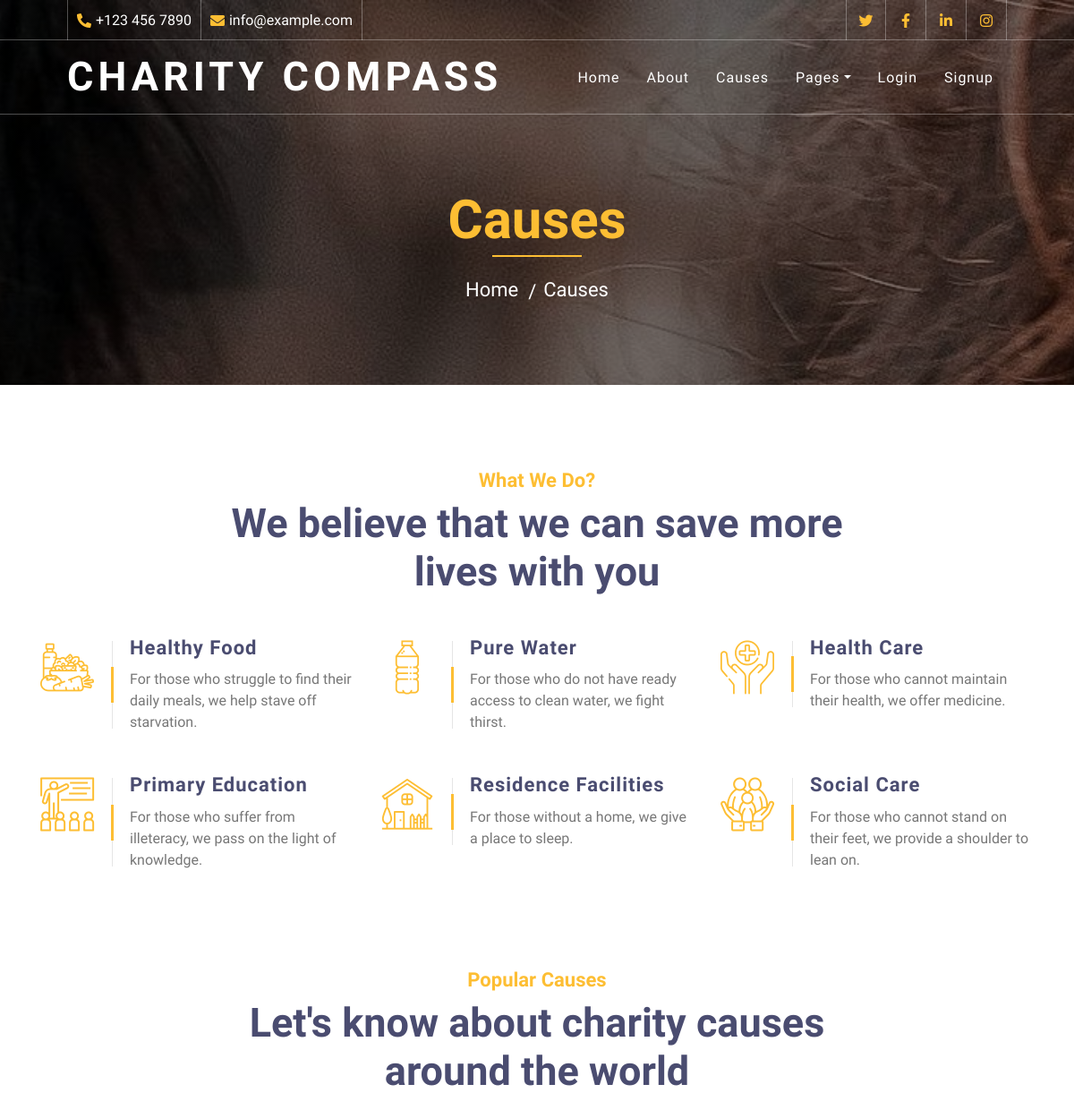
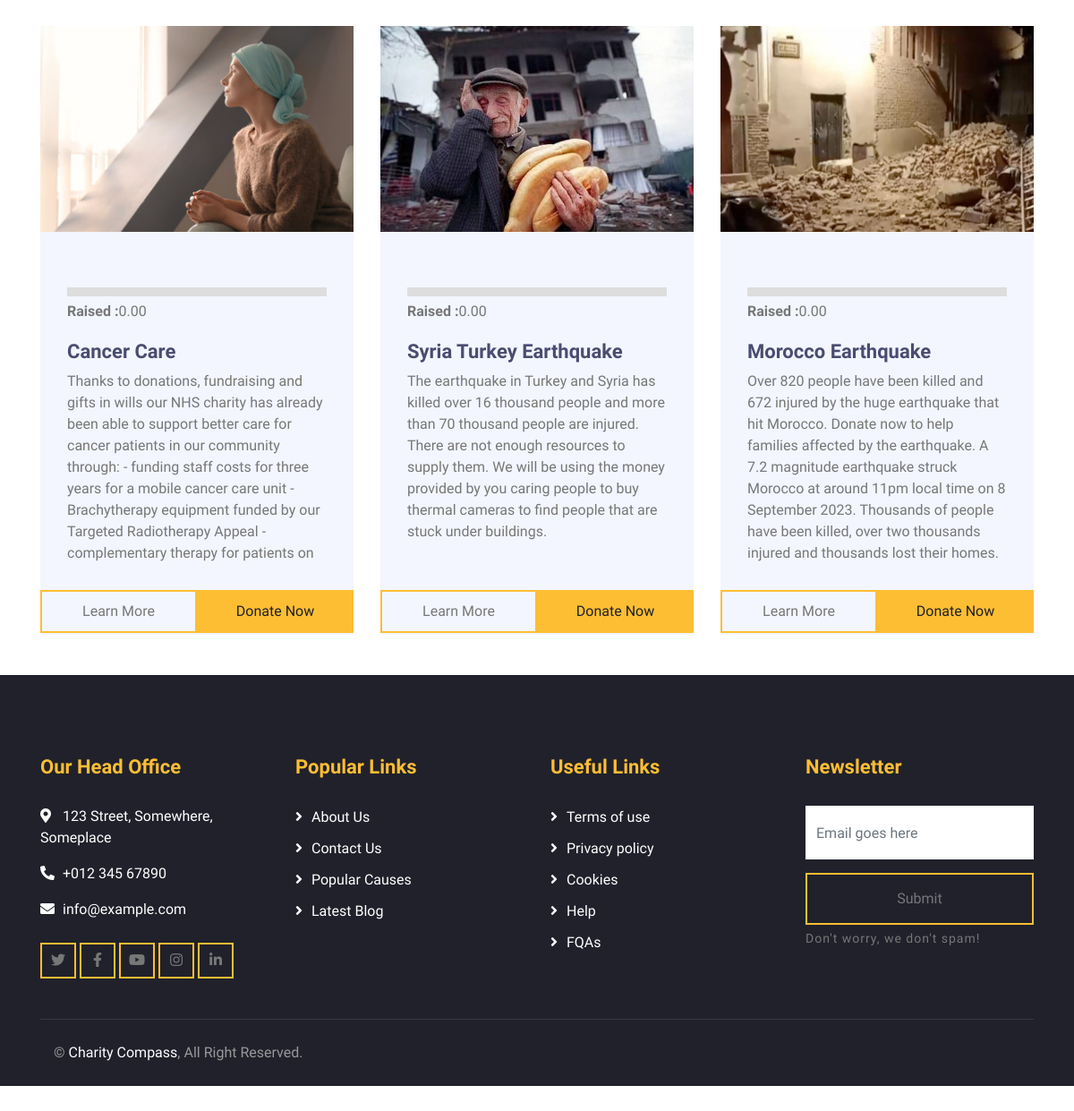
/campagne/, run on the app's committed database (2 pictures, top to bottom).
### campagne/models.py (models this page shows, shortened)
class Campagne(models.Model):
    charity_number = models.CharField(max_length=50)
    slug = models.SlugField()
    nom = models.CharField(max_length=100)
    histoire = models.TextField()
    montant = models.DecimalField(max_digits=6, decimal_places=2, default=0.0)
    supporteurs = models.IntegerField(max_length=100, null = True)
    thumbnail = models.ImageField(default='default.png', blank=True)
    fundraiser = models.ForeignKey(User, on_delete=models.CASCADE, default=None)

### campagne/views.py (the view)
def campagne_list(request):
    campagnes = Campagne.objects.all()
    return render(request, 'campagne/campagne_list.html' , {'campagne' : campagnes})

### campagne/templates/campagne/campagne_list.html (shortened to what this page needs)
{% extends 'base.html' %}
{% block content %}
        <div class="page-header">
          <div class="container">
              <div class="row">
                  <div class="col-12">
                      <h2>Causes</h2>
                  </div>
                  <div class="col-12">
                      <a href="{% url 'home' %}">Home</a>
                      <a href="{% url 'campagne:campagne_list' %}">Causes</a>
                  </div>
              </div>
          </div>
      </div>
    <div class="service">
      <div class="container">
          <div class="section-header text-center">
              <p>What We Do?</p>
              <h2>We believe that we can save more lives with you</h2>
          </div>
          <div class="row">
              <div class="col-lg-4 col-md-6">
                  <div class="service-item">
                      <div class="service-icon">
                          <i class="flaticon-diet"></i>
                      </div>
                      <div class="service-text">
                          <h3>Healthy Food</h3>
                          <p>For those who struggle to find their daily meals, we help stave off starvation.</p>
                      </div>
                  </div>
              </div>
              <div class="col-lg-4 col-md-6">
                  <div class="service-item">
                      <div class="service-icon">
                          <i class="flaticon-water"></i>
                      </div>
                      <div class="service-text">
                          <h3>Pure Water</h3>
                          <p>For those who do not have ready access to clean water, we fight thirst.</p>
                      </div>
                  </div>
              </div>
              <div class="col-lg-4 col-md-6">
                  <div class="service-item">
                      <div class="service-icon">
                          <i class="flaticon-healthcare"></i>
                      </div>
                      <div class="service-text">
                          <h3>Health Care</h3>
                          <p>For those who cannot maintain their health, we offer medicine.</p>
                      </div>
                  </div>
              </div>
              <div class="col-lg-4 col-md-6">
                  <div class="service-item">
                      <div class="service-icon">
                          <i class="flaticon-education"></i>
                      </div>
                      <div class="service-text">
                          <h3>Primary Education</h3>
                          <p>For those who suffer from illeteracy, we pass on the light of knowledge.</p>
                      </div>
                  </div>
              </div>
              <div class="col-lg-4 col-md-6">
                  <div class="service-item">
                      <div class="service-icon">
                          <i class="flaticon-home"></i>
                      </div>
                      <div class="service-text">
                          <h3>Residence Facilities</h3>
                          <p>For those without a home, we give a place to sleep.</p>
                      </div>
                  </div>
              </div>
              <div class="col-lg-4 col-md-6">
                  <div class="service-item">
                      <div class="service-icon">
                          <i class="flaticon-social-care"></i>
                      </div>
                      <div class="service-text">
                          <h3>Social Care</h3>
                          <p>For those who cannot stand on their feet, we provide a shoulder to lean on.</p>
                      </div>
                  </div>
              </div>
          </div>
      </div>
  </div>
      <div class="causes">
          <div class="container">
              <div class="section-header text-center">
                  <p>Popular Causes</p>
                  <h2>Let's know about charity causes around the world</h2>
              </div>
              <div class="owl-carousel causes-carousel">
                  {% for campagne in campagne %}
                  <div class="causes-item">
                    <div class="causes-img">
                        <img src="{{ campagne.thumbnail.url}}" alt="Image">
                    </div>
                    <div class="causes-progress">
                        <div class="progress">
                        </div>
                        <div class="progress-text">
                            <p><strong>Raised :</strong>{{ campagne.montant }}</p>
                        </div>
                    </div>
                    <div class="causes-text">
                        <h3>{{ campagne.nom }}</h3>
                        <p class="ellipsis">{{ campagne.histoire }}</p>
                    </div>
                    <div class="causes-btn">
                        <a href = "{% url 'campagne:detail' slug=campagne.slug %}"class="btn btn-custom">Learn More</a>
                        <a href = "{% url 'donate:ddonate' slug=campagne.slug %}"class="btn btn-custom">Donate Now</a>
                    </div>
                  </div>
                  {% endfor %}
              </div>
      </div>
{% endblock %}

### assets/styles.css (style rules this page uses)
body { color: #777777; font-weight: 500; background: #ffffff; font-family: 'Quicksand', sans-serif; }
h1, h2, h3, h4, h5, h6 { color: #4a4c70; }
a { color: #4a4c70; transition: .3s; }
.btn.btn-custom { padding: 12px 20px; text-align: center; font-size: 16px; font-weight: 500; color: #777777; border-radius: 0; border: 2px solid #FDBE33; box-shadow: inset 0 0 0 0 #FDBE33; transition: ease-out 0.3s; -webkit-transition: ease-out 0.3s; -moz-transition: ease-out 0.3s; }
[class^="flaticon-"]:before, [class*=" flaticon-"]:before, [class^="flaticon-"]:after, [class*=" flaticon-"]:after { font-size: inherit; margin-left: 0; }
.page-header { position: relative; margin-bottom: 45px; padding: 210px 0 90px 0; text-align: center; background: linear-gradient(rgba(0, 0, 0, .5), rgba(0, 0, 0, .5)), url(/static/img/page-header.jpg); background-attachment: fixed; background-position: center; background-repeat: no-repeat; background-size: cover; }
.page-header h2 { position: relative; color: #FDBE33; font-size: 60px; font-weight: 700; margin-bottom: 20px; padding-bottom: 5px; }
.page-header h2::after { position: absolute; content: ""; width: 100px; height: 2px; left: calc(50% - 50px); bottom: 0; background: #FDBE33; }
.page-header a { position: relative; padding: 0 12px; font-size: 22px; color: #ffffff; }
.page-header a::after { position: absolute; content: "/"; width: 8px; height: 8px; top: -2px; right: -7px; text-align: center; color: #ffffff; }
.page-header a:last-child::after { display: none; }
.section-header { position: relative; width: 100%; max-width: 700px; margin: 0 auto 45px auto; }
.section-header p { margin-bottom: 5px; position: relative; font-size: 22px; font-weight: 600; text-transform: capitalize; color: #FDBE33; }
.section-header h2 { margin: 0; font-size: 45px; font-weight: 700; }
.service { position: relative; width: 100%; padding: 45px 0 15px 0; }
.service .service-item { position: relative; width: 100%; display: flex; justify-content: space-between; margin-bottom: 45px; transition: .3s; }
.service .service-icon { position: relative; width: 60px; }
.service .service-icon i { position: relative; display: block; color: #FDBE33; font-size: 60px; line-height: 60px; margin-top: 5px; }
.service .service-text { position: relative; margin-left: 20px; padding-left: 20px; }
.service .service-text::before { position: absolute; content: ""; width: 1px; height: calc(100% - 10px); top: 5px; left: 0; background: rgba(0, 0, 0, .1); }
.service .service-text::after { position: absolute; content: ""; width: 3px; height: 40px; top: calc(50% - 20px); left: -1px; background: #FDBE33; }
.service .service-text h3 { margin-bottom: 10px; font-size: 22px; font-weight: 700; letter-spacing: 1px; }
.service .service-text p { margin: 0; }
.causes { position: relative; width: 100%; padding: 45px 0; }
.causes .causes-carousel { width: calc(100% + 30px); margin-left: -15px; margin-right: -15px; }
.causes .causes-item { margin: 0 15px; overflow: hidden; background: #f3f6ff; height: 680px; }
.ellipsis { height: 220px; overflow: hidden; text-overflow: ellipsis; }
.causes .causes-img { overflow: hidden; height: 230px; }
.causes .causes-img img { width: 100%; transition: .3s; }
.causes .causes-progress { width: 100%; margin-top: 32px; padding: 30px 30px 20px 30px; }
.causes .progress { height: 10px; border-radius: 0; background: #dddddd; overflow: visible; }
.causes .progress-text { margin-top: 5px; display: flex; justify-content: space-between; }
.causes .progress-text p { margin: 0; }
.causes .causes-text { padding: 0 30px; }
.causes .causes-text h3 { font-size: 22px; font-weight: 700; }
.causes .causes-text p { margin: 0; }
.causes .causes-btn { margin-top: 25px; display: flex; justify-content: space-between; }
.causes .causes-btn .btn { padding: 10px 0; width: 50%; }
.causes .causes-btn .btn:last-child { color: #20212B; background: #FDBE33; }

### data on the page
Campagne: thumbnail (picture), montant "0.00", nom "Cancer Care", histoire "Thanks to donations, fundraising and gifts in wills our NHS charity has already been able to support better care for cancer patients in our community through: - funding staff costs for three years for a mobile cancer care unit - Brachytherapy equipment funded by our Targeted Radiotherapy Appeal - complementary therapy for patients on…"
Campagne: thumbnail (picture), montant "0.00", nom "Syria Turkey Earthquake", histoire "The earthquake in Turkey and Syria has killed over 16 thousand people and more than 70 thousand people are injured. There are not enough resources to supply them. We will be using the money provided by you caring people to buy thermal cameras to find people that are stuck under buildings."
Campagne: thumbnail (picture), montant "0.00", nom "Morocco Earthquake", histoire "Over 820 people have been killed and 672 injured by the huge earthquake that hit Morocco. Donate now to help families affected by the earthquake. A 7.2 magnitude earthquake struck Morocco at around 11pm local time on 8 September 2023. Thousands of people have been killed, over two thousands injured and thousands lost their homes.…"
